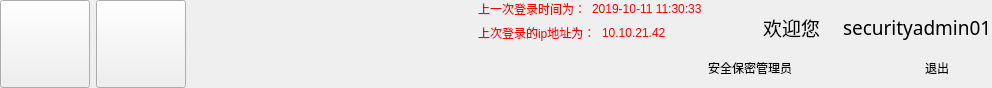
      <widget class="QWidget" name="title_widget" native="true">
       <property name="minimumSize">
        <size>
         <width>0</width>
         <height>88</height>
        </size>
       </property>
       <property name="maximumSize">
        <size>
         <width>16777215</width>
         <height>88</height>
        </size>
       </property>
       <property name="styleSheet">
        <string notr="true"/>
       </property>
       <layout class="QHBoxLayout" name="horizontalLayout">
        <property name="leftMargin">
         <number>0</number>
        </property>
        <property name="topMargin">
         <number>0</number>
        </property>
        <property name="rightMargin">
         <number>0</number>
        </property>
        <property name="bottomMargin">
         <number>0</number>
        </property>
        <item>
         <widget class="QPushButton" name="pushButton_usermanagement">
          <property name="minimumSize">
           <size>
            <width>90</width>
            <height>88</height>
           </size>
          </property>
          <property name="styleSheet">
           <string notr="true">border-radius:0px;background-image: url(:/pic/resource/img/titlebarimg/yonghu_en.png);}QPushButton#pushButton_usermanagement:hover{background-image: url(:/pic/resource/img/titlebarimg/yonghu_hua.png);}QPushButton#pushButton_usermanagement:pressed{background-image: url(:/pic/resource/img/titlebarimg/yonghu_en.png);</string>
          </property>
          <property name="text">
           <string/>
          </property>
         </widget>
        </item>
        <item>
         <widget class="QPushButton" name="pushButton_operation_audit">
          <property name="minimumSize">
           <size>
            <width>90</width>
            <height>88</height>
           </size>
          </property>
          <property name="styleSheet">
           <string notr="true">border-radius:0px;background-image: url(:/pic/resource/img/titlebarimg/shenji_mo.png);}QPushButton#pushButton_operation_audit:hover{background-image: url(:/pic/resource/img/titlebarimg/shenji_hua.png);}QPushButton#pushButton_operation_audit:pressed{background-image: url(:/pic/resource/img/titlebarimg/shenji_en.png);</string>
          </property>
          <property name="text">
           <string/>
          </property>
         </widget>
        </item>
        <item>
         <spacer name="horizontalSpacer_13">
          <property name="orientation">
           <enum>Qt::Horizontal</enum>
          </property>
          <property name="sizeHint" stdset="0">
           <size>
            <width>286</width>
            <height>20</height>
           </size>
          </property>
         </spacer>
        </item>
        <item>
         <layout class="QVBoxLayout" name="verticalLayout_19">
          <item>
           <layout class="QHBoxLayout" name="horizontalLayout_17">
            <item>
             <widget class="QLabel" name="label_19">
              <property name="enabled">
               <bool>true</bool>
              </property>
              <property name="autoFillBackground">
               <bool>false</bool>
              </property>
              <property name="styleSheet">
               <string notr="true">font: 10pt &quot;微软雅黑&quot;;
color: rgb(255, 0, 0);</string>
              </property>
              <property name="text">
               <string>上一次登录时间为：</string>
              </property>
             </widget>
            </item>
            <item>
             <widget class="QLabel" name="lastlogintime_label_4">
              <property name="styleSheet">
               <string notr="true">font: 10pt &quot;微软雅黑&quot;;
color: rgb(255, 0, 0);</string>
              </property>
              <property name="text">
               <string>2019-10-11 11:30:33</string>
              </property>
             </widget>
            </item>
           </layout>
          </item>
          <item>
           <layout class="QHBoxLayout" name="horizontalLayout_18">
            <item>
             <widget class="QLabel" name="label_20">
              <property name="styleSheet">
               <string notr="true">font: 10pt &quot;微软雅黑&quot;;
color: rgb(255, 0, 0);</string>
              </property>
              <property name="text">
               <string>上次登录的ip地址为：</string>
              </property>
             </widget>
            </item>
            <item>
             <widget class="QLabel" name="lastauth_ipaddress_label_4">
              <property name="styleSheet">
               <string notr="true">font: 10pt &quot;微软雅黑&quot;;
color: rgb(255, 0, 0);</string>
              </property>
              <property name="text">
               <string>10.10.21.42</string>
              </property>
             </widget>
            </item>
           </layout>
          </item>
          <item>
           <spacer name="verticalSpacer_4">
            <property name="orientation">
             <enum>Qt::Vertical</enum>
            </property>
            <property name="sizeHint" stdset="0">
             <size>
              <width>20</width>
              <height>40</height>
             </size>
            </property>
           </spacer>
          </item>
         </layout>
        </item>
        <item>
         <layout class="QHBoxLayout" name="horizontalLayout_4">
          <item>
           <layout class="QVBoxLayout" name="verticalLayout_17">
            <property name="spacing">
             <number>0</number>
            </property>
            <property name="bottomMargin">
             <number>6</number>
            </property>
            <item>
             <layout class="QHBoxLayout" name="horizontalLayout_3">
              <property name="spacing">
               <number>15</number>
              </property>
              <item>
               <widget class="QLabel" name="currentuser_pic_label">
                <property name="minimumSize">
                 <size>
                  <width>40</width>
                  <height>40</height>
                 </size>
                </property>
                <property name="maximumSize">
                 <size>
                  <width>40</width>
                  <height>40</height>
                 </size>
                </property>
                <property name="styleSheet">
                 <string notr="true">background-image: url(:/pic/resource/img/auditadminlogo.png);</string>
                </property>
                <property name="text">
                 <string/>
                </property>
               </widget>
              </item>
              <item>
               <widget class="QLabel" name="label">
                <property name="maximumSize">
                 <size>
                  <width>65</width>
                  <height>16777215</height>
                 </size>
                </property>
                <property name="font">
                 <font>
                  <family>微软雅黑</family>
                  <pointsize>14</pointsize>
                  <weight>50</weight>
                  <italic>false</italic>
                  <bold>false</bold>
                 </font>
                </property>
                <property name="styleSheet">
                 <string notr="true">font: 14pt &quot;微软雅黑&quot;;
color: rgb(0, 0, 0);</string>
                </property>
                <property name="text">
                 <string>欢迎您：</string>
                </property>
               </widget>
              </item>
              <item>
               <widget class="QLabel" name="lable_current_username">
                <property name="font">
                 <font>
                  <family>微软雅黑</family>
                  <pointsize>14</pointsize>
                  <weight>50</weight>
                  <italic>false</italic>
                  <bold>false</bold>
                 </font>
                </property>
                <property name="styleSheet">
                 <string notr="true">font: 14pt &quot;微软雅黑&quot;;
color: rgb(0, 0, 0);</string>
                </property>
                <property name="text">
                 <string>securityadmin01</string>
                </property>
               </widget>
              </item>
             </layout>
            </item>
            <item>
             <layout class="QHBoxLayout" name="horizontalLayout_6">
              <property name="spacing">
               <number>15</number>
              </property>
              <item>
               <widget class="QLabel" name="label_8">
                <property name="styleSheet">
                 <string notr="true">font: 14pt &quot;微软雅黑&quot;;
color: rgb(0, 0, 0);</string>
                </property>
                <property name="text">
                 <string>安全保密管理员</string>
                </property>
               </widget>
              </item>
              <item>
               <widget class="QLabel" name="label_7">
                <property name="styleSheet">
                 <string notr="true">font: 14pt &quot;微软雅黑&quot;;
color: rgb(0, 0, 0);</string>
                </property>
                <property name="text">
                 <string>退出</string>
                </property>
                <property name="alignment">
                 <set>Qt::AlignRight|Qt::AlignTrailing|Qt::AlignVCenter</set>
                </property>
               </widget>
              </item>
              <item>
               <widget class="QPushButton" name="logout_pushButton">
                <property name="sizePolicy">
                 <sizepolicy hsizetype="Minimum" vsizetype="Fixed">
                  <horstretch>0</horstretch>
                  <verstretch>0</verstretch>
                 </sizepolicy>
                </property>
                <property name="minimumSize">
                 <size>
                  <width>28</width>
                  <height>28</height>
                 </size>
                </property>
                <property name="maximumSize">
                 <size>
                  <width>28</width>
                  <height>28</height>
                 </size>
                </property>
                <property name="styleSheet">
                 <string notr="true">QPushButton{
border-radius:14px;
border-image: url(:/pic/resource/img/logout_button_default.png);
} 
QPushButton:pressed{
border-radius:14px;
border-image: url(:/pic/resource/img/logout_button_pressed.png);
}
QPushButton:hover{
border-radius:14px;
border-image: url(:/pic/resource/img/logout_button_hover.png);
}</string>
                </property>
                <property name="text">
                 <string/>
                </property>
               </widget>
              </item>
             </layout>
            </item>
           </layout>
          </item>
         </layout>
        </item>
       </layout>
      </widget>
